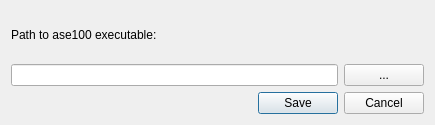
<?xml version="1.0" encoding="UTF-8"?>
<ui version="4.0">
 <class>AseConfigDialog</class>
 <widget class="QDialog" name="AseConfigDialog">
  <property name="geometry">
   <rect>
    <x>0</x>
    <y>0</y>
    <width>435</width>
    <height>125</height>
   </rect>
  </property>
  <property name="windowTitle">
   <string>Dialog</string>
  </property>
  <layout class="QVBoxLayout" name="verticalLayout">
   <item>
    <layout class="QVBoxLayout" name="verticalLayout_2">
     <item>
      <layout class="QVBoxLayout" name="verticalLayout_3">
       <item>
        <widget class="QLabel" name="label">
         <property name="text">
          <string>Path to ase100 executable:</string>
         </property>
        </widget>
       </item>
       <item>
        <layout class="QHBoxLayout" name="horizontalLayout">
         <item>
          <widget class="QLineEdit" name="pathLineEdit"/>
         </item>
         <item>
          <widget class="QPushButton" name="pathButton">
           <property name="text">
            <string>...</string>
           </property>
          </widget>
         </item>
        </layout>
       </item>
      </layout>
     </item>
    </layout>
   </item>
   <item>
    <widget class="QDialogButtonBox" name="buttonBox">
     <property name="orientation">
      <enum>Qt::Horizontal</enum>
     </property>
     <property name="standardButtons">
      <set>QDialogButtonBox::Cancel|QDialogButtonBox::Save</set>
     </property>
    </widget>
   </item>
  </layout>
 </widget>
 <resources/>
 <connections>
  <connection>
   <sender>buttonBox</sender>
   <signal>accepted()</signal>
   <receiver>AseConfigDialog</receiver>
   <slot>accept()</slot>
   <hints>
    <hint type="sourcelabel">
     <x>248</x>
     <y>254</y>
    </hint>
    <hint type="destinationlabel">
     <x>157</x>
     <y>274</y>
    </hint>
   </hints>
  </connection>
  <connection>
   <sender>buttonBox</sender>
   <signal>rejected()</signal>
   <receiver>AseConfigDialog</receiver>
   <slot>reject()</slot>
   <hints>
    <hint type="sourcelabel">
     <x>316</x>
     <y>260</y>
    </hint>
    <hint type="destinationlabel">
     <x>286</x>
     <y>274</y>
    </hint>
   </hints>
  </connection>
 </connections>
</ui>
